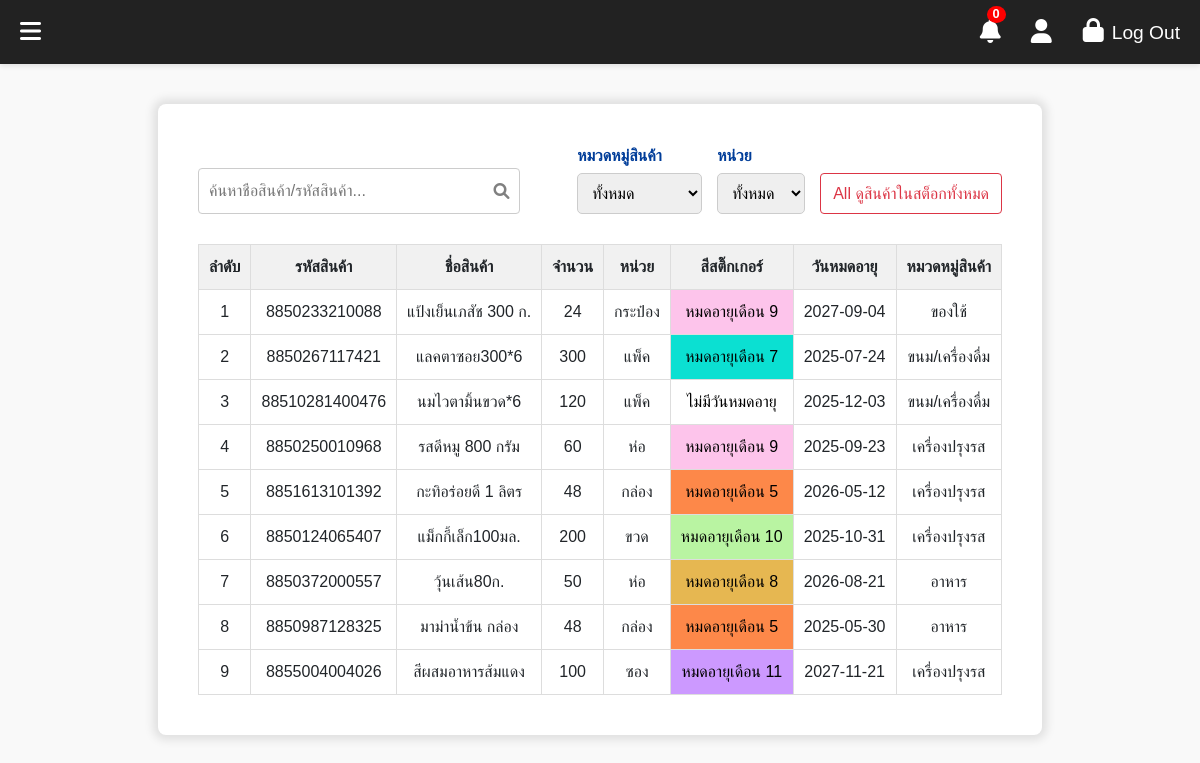
/warehouse.php (signed in), run on the app's committed database.
### tables this page shows
CREATE TABLE `products` (
  `id` int(11) NOT NULL,
  `product_code` varchar(50) NOT NULL,
  `product_name` varchar(255) NOT NULL,
  `product_model` varchar(100) DEFAULT NULL,
  `production_date` date DEFAULT NULL,
  `shelf_life` int(11) DEFAULT NULL,
  `expiration_date` date DEFAULT NULL,
  `sticker_color` varchar(50) DEFAULT NULL,
  `reminder_date` date DEFAULT NULL,
  `received_date` date DEFAULT NULL,
  `quantity` int(11) NOT NULL,
  `unit` varchar(50) DEFAULT NULL,
  `unit_cost` decimal(10,2) DEFAULT NULL,
  `sender_code` varchar(50) DEFAULT NULL,
  `sender_company` varchar(255) DEFAULT NULL,
  `recorder` varchar(255) DEFAULT NULL,
  `unit_price` decimal(10,2) DEFAULT NULL,
  `category` varchar(255) DEFAULT NULL,
  `created_at` timestamp NOT NULL DEFAULT current_timestamp(),
  `updated_at` timestamp NOT NULL DEFAULT current_timestamp() ON UPDATE current_timestamp(),
  `status` varchar(50) NOT NULL DEFAULT 'active',
  `position` varchar(50) DEFAULT NULL
);

### warehouse.php (the view, shortened to what this page needs)
<?php
include('include/header.php');
include('config.php');
$sql = "SELECT product_code, product_name, quantity, unit, unit_cost, expiration_date, sticker_color, category , position
        FROM products WHERE expiration_date >= CURRENT_DATE";
$result = $conn->query($sql);
$sticker_styles = [
    'หมดอายุเดือน 1' => 'background-color: #FD3535; color: #000;',
    'หมดอายุเดือน 2' => 'background-color: #FFFF8A; color: #000;',
    'หมดอายุเดือน 3' => 'background-color: #99EBFF; color: #000;',
    'หมดอายุเดือน 4' => 'background-color: #05A854; color: #000;',
    'หมดอายุเดือน 5' => 'background-color: #FD8849; color: #000;',
    'หมดอายุเดือน 6' => 'background-color: #FE3998; color: #000;',
    'หมดอายุเดือน 7' => 'background-color: #0BE0D2; color: #000;',
    'หมดอายุเดือน 8' => 'background-color: #E6B751; color: #000;',
    'หมดอายุเดือน 9' => 'background-color: #FDC4EB; color: #000;',
    'หมดอายุเดือน 10' => 'background-color: #B9F4A2; color: #000;',
    'หมดอายุเดือน 11' => 'background-color: #CC99FF; color: #000;',
    'หมดอายุเดือน 12' => 'background-color: #999999; color: #000;',
    'ไม่มีวันหมดอายุ' => 'background-color: #FFFFFF; color: #000;',
];
?>
<!DOCTYPE html>
<html lang="en">
<head>
    <link rel="stylesheet" href="https://maxcdn.bootstrapcdn.com/bootstrap/4.5.2/css/bootstrap.min.css">
</head>
<body>
    <div class="container">
        <div class="search-container">
            <div class="search-btn">
                <input type="text" id="search-box" placeholder="ค้นหาชื่อสินค้า/รหัสสินค้า...">
                <i class="fa-solid fa-magnifying-glass"></i>
            </div>
            <div class="right-section">
                <div class="dropdown-container">
                    <label for="productCategory">หมวดหมู่สินค้า</label>
                    <select id="productCategory" name="productCategory">
                        <option value="">ทั้งหมด</option>
                    </select>
                </div>
                <div class="dropdown-container">
                    <label for="unit">หน่วย</label>
                    <select id="unit" name="unit">
                        <option value="">ทั้งหมด</option>
                    </select>
                </div>
                <button type="button" class="btn btn-outline-danger" id="resetButton">All
                    ดูสินค้าในสต็อกทั้งหมด</button>
            </div>
        </div>
        <table>
            <thead>
                <tr>
                    <th>ลำดับ</th>
                    <th>รหัสสินค้า</th>
                    <th>ชื่อสินค้า</th>
                    <th>จำนวน</th>
                    <th>หน่วย</th>
                    <th>สีสติ๊กเกอร์</th>
                    <th>วันหมดอายุ</th>
                    <th>หมวดหมู่สินค้า</th>
                </tr>
            </thead>
            <tbody id="product-table-body">
                <?php
                $no = 1;
                if ($result->num_rows > 0) {
                    while($row = $result->fetch_assoc()) {
                        $sticker_color = $row['sticker_color'];
                $sticker_text = $sticker_color ?: 'ไม่มีวันหมดอายุ';
                $sticker_style = $sticker_styles[$sticker_color] ?? "background-color: #FFFFFF; color: #000;";
                        echo "<tr data-product-code='" . $row['product_code'] . "'>";
                        echo "<td>" . $no++ . "</td>";
                        echo "<td>" . $row['product_code'] .  "</td>";
                        echo "<td>" . $row['product_name'] . "</td>";
                        echo "<td>" . $row['quantity'] . "</td>";
                        echo "<td>" . $row['unit'] . "</td>";
                        echo "<td style='$sticker_style'>$sticker_text</td>";
                        echo "<td>" . $row['expiration_date'] . "</td>";
                        echo "<td>" . $row['category'] . "</td>";
                        echo "</tr>";
                    }
                } else {
                    echo "<tr><td colspan='8'>ไม่พบข้อมูลสินค้า</td></tr>";
                }
                ?>
            </tbody>
        </table>
    </div>
</body>
</html>

### include/header.php (shortened to what this page needs)
<?php
require 'config.php';
$username = $_SESSION['username'] ?? null;
$chat_id = null;
if ($username) {
    $query = "SELECT telegram_chat_id FROM users WHERE username = ?";
    $stmt = $conn->prepare($query);
    $stmt->bind_param("s", $username);
    $stmt->execute();
    $result = $stmt->get_result();
    if ($result->num_rows > 0) {
        $row = $result->fetch_assoc();
        $chat_id = $row['telegram_chat_id'];
    }
}
if (!(isset($_SERVER['HTTP_X_REQUESTED_WITH']) && $_SERVER['HTTP_X_REQUESTED_WITH'] === 'XMLHttpRequest')) {
?>
<!DOCTYPE html>
<html lang="en">
<head>
    <link rel="stylesheet" href="https://cdnjs.cloudflare.com/ajax/libs/font-awesome/6.0.0-beta3/css/all.min.css">
    <link rel="stylesheet" href="https://maxcdn.bootstrapcdn.com/bootstrap/4.5.2/css/bootstrap.min.css">
</head>
<body>
    <header class="header">
        <div class="left-section">
            <button type="button" class="menu-btn" id="menu-toggle">
                <i class="fa-solid fa-bars"></i>
            </button>
        </div>
        <div class="right-section">
            <button type="button" class="notification-btn" id="send-notification"
                data-chat-id="<?php echo htmlspecialchars($chat_id ?? ''); ?>">
                <i class="fas fa-bell"></i>
                <span class="notification-badge">0</span>
            </button>
            <button type="button">
                <i class="fas fa-user mr-3"></i>
            </button>
            <form action="" method="POST">
                <button type="submit" name="logout">
                    <i class="fa-solid fa-lock mr-2"></i><span>Log Out</span>
                </button>
            </form>
        </div>
    </header>
</body>
</html>
<?php
}
?>

### include/header.php (style rules this page uses)
.header { display: flex; align-items: center; justify-content: space-between; background-color: #222222; padding: 20px; height: 8vh; width: 100vw; box-shadow: 0 2px 5px rgba(0, 0, 0, 0.1); position: fixed; top: 0; left: 0; right: 0; z-index: 10; }
header button { background-color: transparent; padding: 0px; border: 0px; color: white; outline: none !important; }
header i { font-size: 1.5rem; }
header span { font-size: larger; }
header .right-section { display: flex; }
header .menu-btn { font-size: 1.5rem; }
.notification-btn { position: relative; background: transparent; border: none; color: white; cursor: pointer; padding: 0; margin-right: 15px; outline: none; }
.notification-btn i { font-size: 1.5rem; }
.notification-badge { position: absolute; top: -5px; right: -5px; background: red; color: white; font-size: 0.8rem; padding: 2px 6px; border-radius: 50%; font-weight: bold; line-height: 1; }

### warehouse.php (style rules this page uses)
body { font-family: Arial, sans-serif; background-color: #f9f9f9; margin: 0; padding: 0px 20px 10px 20px; }
.container { max-width: fit-content; margin: auto; background: #fff; padding: 2.5rem; border-radius: 8px; box-shadow: 0px 0px 10px 5px rgba(0, 0, 0, 0.1); margin-top: 6.5rem; }
.search-container { display: flex; justify-content: space-between; align-items: flex-end; margin-bottom: 30px; width: 100%; }
.right-section { display: flex; align-items: center; gap: 15px; align-items: flex-end; }
.dropdown-container { margin: 0; display: flex; flex-direction: column; font-family: Arial, sans-serif; }
.dropdown-container label { font-weight: bold; margin-bottom: 5px; color: #003d99; }
select { padding: 10px; border-radius: 5px; border: 1px solid #ccc; font-size: 16px; width: 100%; outline: none; }
table { width: 100%; border-collapse: collapse; }
table th, table td { white-space: nowrap; text-align: center; padding: 10px; border: 1px solid #ddd; }
table th { background-color: #f1f1f1; }
.right-section button { padding-top: 8px; padding-bottom: 7px; }
.search-btn { position: relative; width: 40%; }
.search-btn input { width: 100%; padding: 10px 35px 10px 10px; border: 1px solid #ccc; border-radius: 4px; outline: none; }
.search-btn i { position: absolute; top: 50%; right: 10px; transform: translateY(-50%); color: gray; }

### data on the page
products: product_code "8850233210088", product_name "แป้งเย็นเภสัช 300 ก.", quantity "24", unit "กระป๋อง", sticker_color "หมดอายุเดือน 9", expiration_date "2027-09-04", category "ของใช้"
products: product_code "8850267117421", product_name "แลคตาซอย300*6", quantity "300", unit "แพ็ค", sticker_color "หมดอายุเดือน 7", expiration_date "2025-07-24", category "ขนม/เครื่องดื่ม"
products: product_code "88510281400476", product_name "นมไวตามิ้นขวด*6", quantity "120", unit "แพ็ค", sticker_color "ไม่มีวันหมดอายุ", expiration_date "2025-12-03", category "ขนม/เครื่องดื่ม"
products: product_code "8850250010968", product_name "รสดีหมู 800 กรัม", quantity "60", unit "ห่อ", sticker_color "หมดอายุเดือน 9", expiration_date "2025-09-23", category "เครื่องปรุงรส"
products: product_code "8851613101392", product_name "กะทิอร่อยดี 1 ลิตร", quantity "48", unit "กล่อง", sticker_color "หมดอายุเดือน 5", expiration_date "2026-05-12", category "เครื่องปรุงรส"
products: product_code "8850124065407", product_name "แม็กกี้เล็ก100มล.", quantity "200", unit "ขวด", sticker_color "หมดอายุเดือน 10", expiration_date "2025-10-31", category "เครื่องปรุงรส"
products: product_code "8850372000557", product_name "วุ้นเส้น80ก.", quantity "50", unit "ห่อ", sticker_color "หมดอายุเดือน 8", expiration_date "2026-08-21", category "อาหาร"
products: product_code "8850987128325", product_name "มาม่าน้ำข้น กล่อง", quantity "48", unit "กล่อง", sticker_color "หมดอายุเดือน 5", expiration_date "2025-05-30", category "อาหาร"
products: product_code "8855004004026", product_name "สีผสมอาหารส้มแดง", quantity "100", unit "ซอง", sticker_color "หมดอายุเดือน 11", expiration_date "2027-11-21", category "เครื่องปรุงรส"
